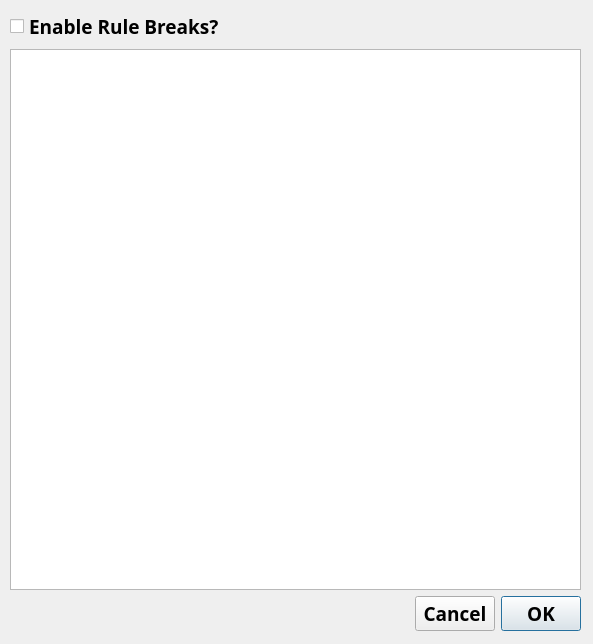
<?xml version="1.0" encoding="UTF-8"?>
<ui version="4.0">
 <class>DialogRuleBreak</class>
 <widget class="QDialog" name="DialogRuleBreak">
  <property name="geometry">
   <rect>
    <x>0</x>
    <y>0</y>
    <width>593</width>
    <height>644</height>
   </rect>
  </property>
  <property name="minimumSize">
   <size>
    <width>593</width>
    <height>644</height>
   </size>
  </property>
  <property name="maximumSize">
   <size>
    <width>3001</width>
    <height>3001</height>
   </size>
  </property>
  <property name="font">
   <font>
    <family>Fira Mono</family>
    <pointsize>14</pointsize>
   </font>
  </property>
  <property name="windowTitle">
   <string>Rule Break Settings</string>
  </property>
  <widget class="QWidget" name="layoutWidget">
   <property name="geometry">
    <rect>
     <x>10</x>
     <y>10</y>
     <width>571</width>
     <height>621</height>
    </rect>
   </property>
   <property name="font">
    <font>
     <family>Fira Mono</family>
     <pointsize>14</pointsize>
    </font>
   </property>
   <layout class="QVBoxLayout" name="verticalLayout">
    <item>
     <widget class="QCheckBox" name="checkBoxEnableRuleBreaks">
      <property name="font">
       <font>
        <family>Fira Mono</family>
        <pointsize>14</pointsize>
        <bold>true</bold>
       </font>
      </property>
      <property name="text">
       <string>Enable Rule Breaks?</string>
      </property>
     </widget>
    </item>
    <item>
     <widget class="QListWidget" name="listWidgetRules">
      <property name="font">
       <font>
        <family>Fira Mono</family>
        <pointsize>14</pointsize>
       </font>
      </property>
     </widget>
    </item>
    <item>
     <layout class="QHBoxLayout" name="horizontalLayout">
      <item>
       <spacer name="horizontalSpacer">
        <property name="font">
         <font>
          <family>Fira Mono</family>
          <pointsize>14</pointsize>
         </font>
        </property>
        <property name="orientation">
         <enum>Qt::Horizontal</enum>
        </property>
        <property name="sizeHint" stdset="0">
         <size>
          <width>368</width>
          <height>20</height>
         </size>
        </property>
       </spacer>
      </item>
      <item>
       <widget class="QPushButton" name="pushButtonCancel">
        <property name="font">
         <font>
          <family>Fira Mono</family>
          <pointsize>14</pointsize>
          <bold>true</bold>
         </font>
        </property>
        <property name="text">
         <string>Cancel</string>
        </property>
       </widget>
      </item>
      <item>
       <widget class="QPushButton" name="pushButtonOK">
        <property name="font">
         <font>
          <family>Fira Mono</family>
          <pointsize>14</pointsize>
          <bold>true</bold>
         </font>
        </property>
        <property name="text">
         <string>OK</string>
        </property>
        <property name="default">
         <bool>true</bool>
        </property>
       </widget>
      </item>
     </layout>
    </item>
   </layout>
  </widget>
 </widget>
 <resources/>
 <connections/>
</ui>
